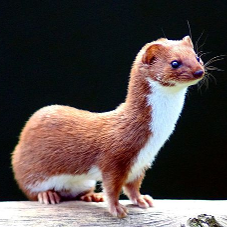
#> input picture upsample/laska.png, 227 x 227 px
$ python downsample.py
#> lines starting #> are read from the running program, lines starting #| are printed output that depends on the picture

import numpy as np
import matplotlib.pyplot as plt
from PIL import Image

#####

x = range(4 * 4)
x = np.reshape(x, (16, 1))
x = np.concatenate((x, x, x, x), axis=1)
x = np.reshape(x, (4, 4, 2, 2))
x = np.reshape(x, (4, 8, 2))
x = np.transpose(x, (0, 2, 1))
x = np.reshape(x, (8, 8))
print (x)

x = np.reshape(x, (4, 2, 4, 2))
x = np.transpose(x, (0, 2, 1, 3))
x = np.reshape(x, (4, 4, 4))

####

image = Image.open('laska.png')
#> image is the input picture: PIL image 227x227 RGBA; mean R, G, B, A 84.8, 74, 72.2, 255
image.load()
image = np.asarray(image, dtype="float32")
#> image: shape (227, 227, 4) float32
image = image[0:225, 0:225, 0:3]
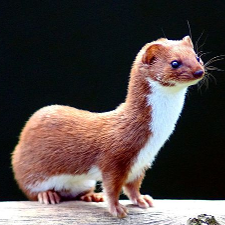
#> image: shape (225, 225, 3) float32; mean R, G, B 84.2, 73.2, 71.4

x = np.copy(image)
print (np.shape(x), np.prod(np.shape(x)))
#| (225, 225, 3) 151875

x = np.reshape(x, (225*225, 1, 3))
x = np.concatenate((x, x, x, x), axis=1)
x = np.reshape(x, (225, 225, 2, 2, 3))
x = np.reshape(x, (225, 450, 2, 3))
x = np.transpose(x, (0, 2, 1, 3))
x = np.reshape(x, (450, 450, 3))
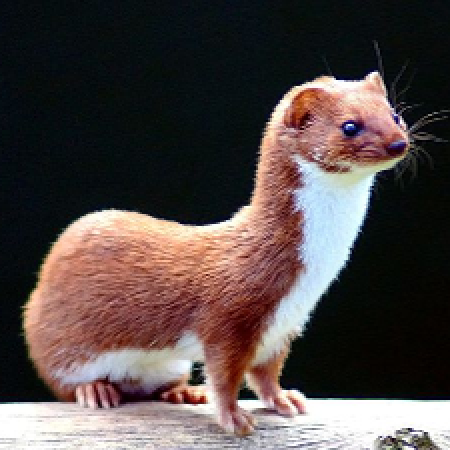
#> x: shape (450, 450, 3) float32; mean R, G, B 84.2, 73.2, 71.4

'''
img = x / 255.
plt.imshow(img)
plt.show()
'''

x = np.reshape(x, (225, 2, 225, 2, 3))
x = np.transpose(x, (0, 2, 1, 3, 4))
x = np.reshape(x, (225, 225, 4, 3))
x = np.mean(x, axis=2)

img = x / 255.
plt.imshow(img)
plt.show()
